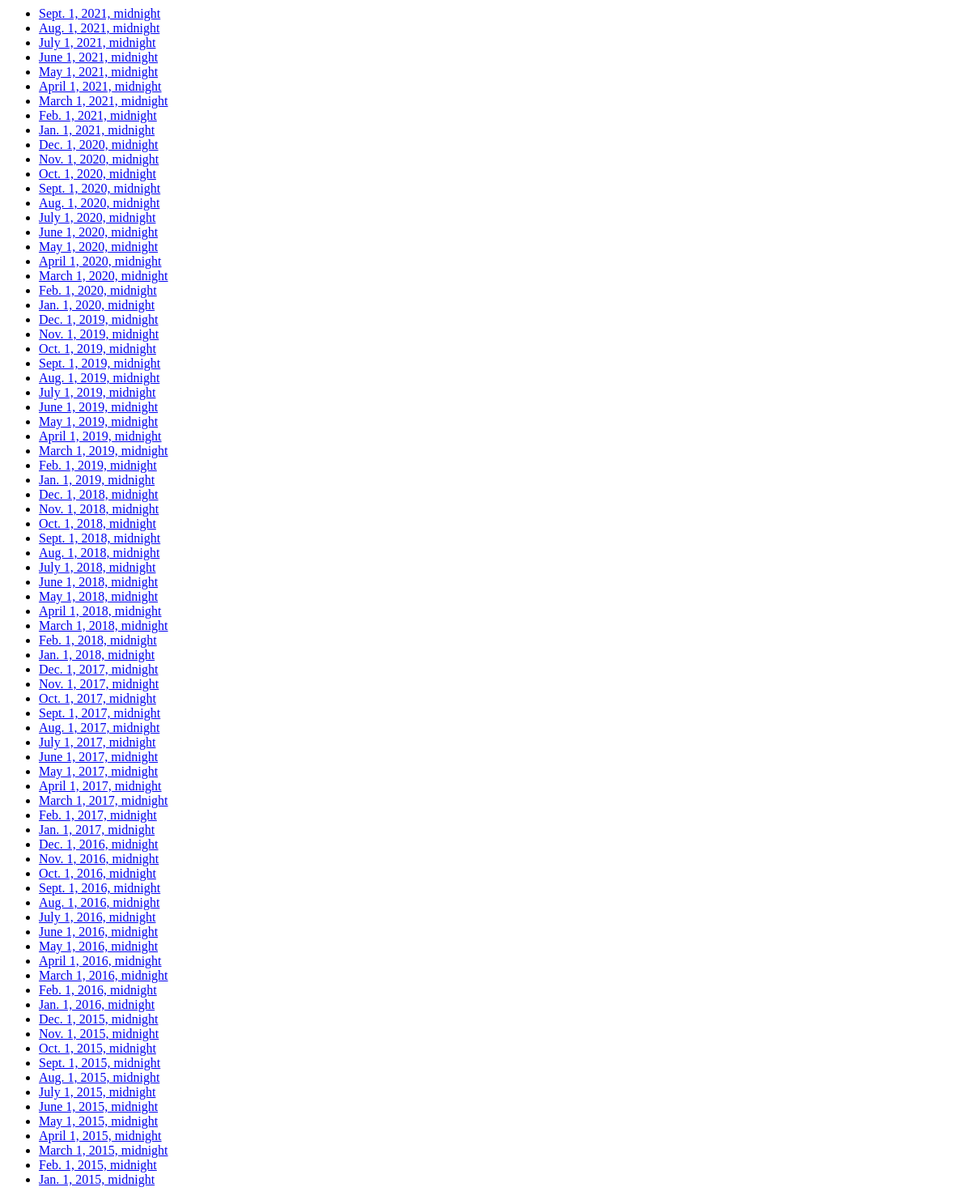
Page /indexview on the earlier database version.
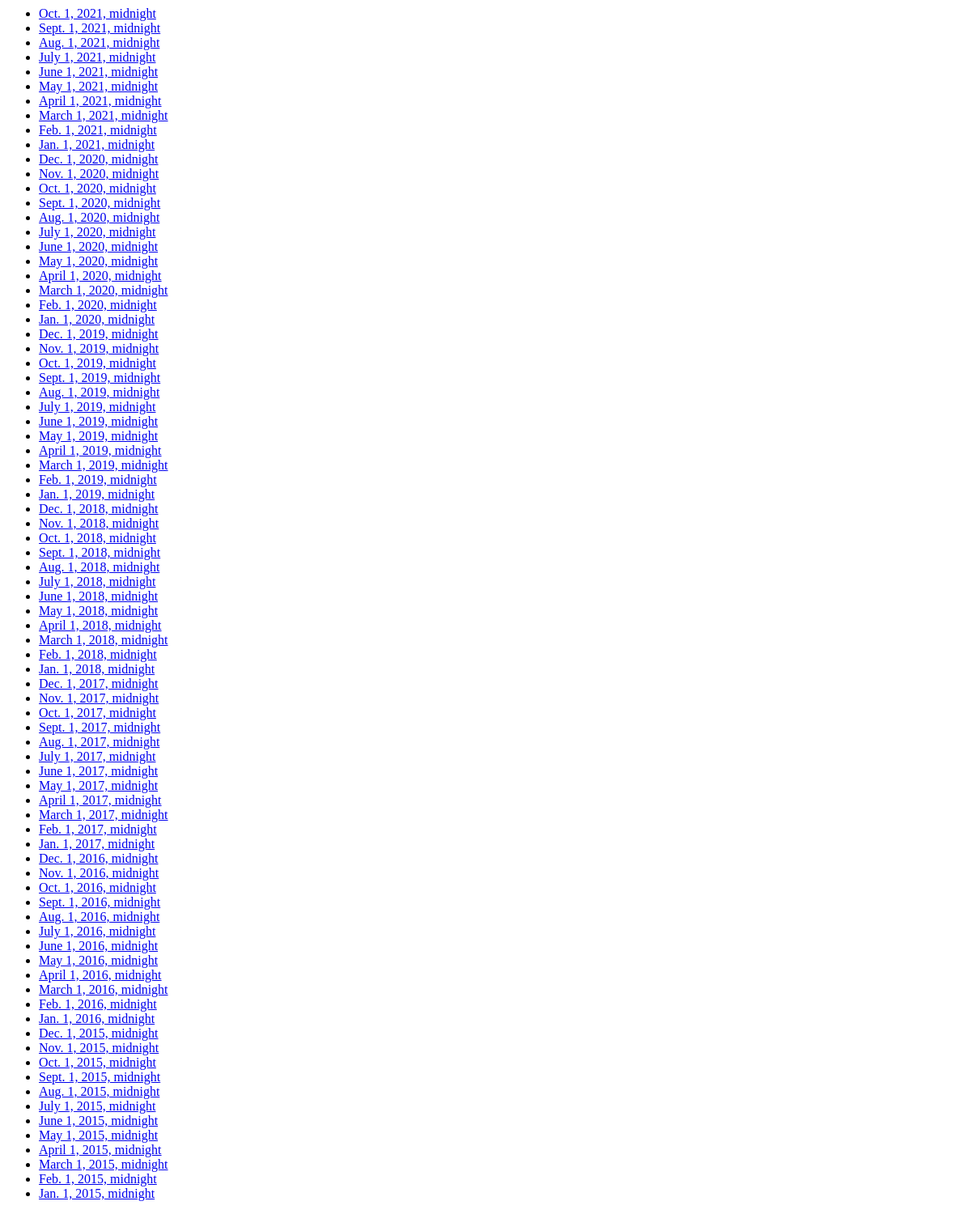
Same page on the later database version.
### juroComposto/models.py (models this page shows)
class igpm(models.Model):
    data = models.DateTimeField('data')
    taxa = models.DecimalField(max_digits=20, decimal_places=10)
    multiplicadorAbsoluto = models.DecimalField(max_digits=20, decimal_places=10)

### juroComposto/views.py (the view)
# urls.py: path('indexview', views.IndexView.as_view(), name='index'),
class IndexView(generic.ListView):
    template_name = 'juroComposto/index.html'
    context_object_name = 'latest_igpm_list'
    def get_queryset(self):
        return igpm.objects.order_by('-data')

### juroComposto/templates/juroComposto/index.html
{% if latest_igpm_list %}
    <ul>
    {% for igpm in latest_igpm_list %}
        <li><a href="{% url 'juroComposto:detail' igpm.id %}">{{ igpm.data }}</a></li>
    {% endfor %}
    </ul>
{% else %}
    <p>No IGPM are available.</p>
{% endif %}

Differences in the rows shown:
added igpm: data "Oct. 1, 2021, midnight"
